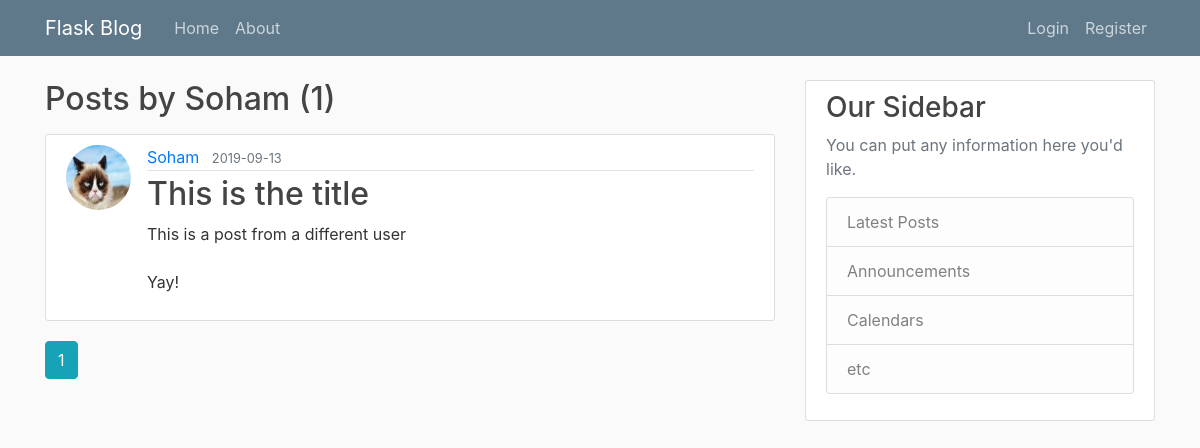
/user/Soham, run on an earlier commit of the app's database.
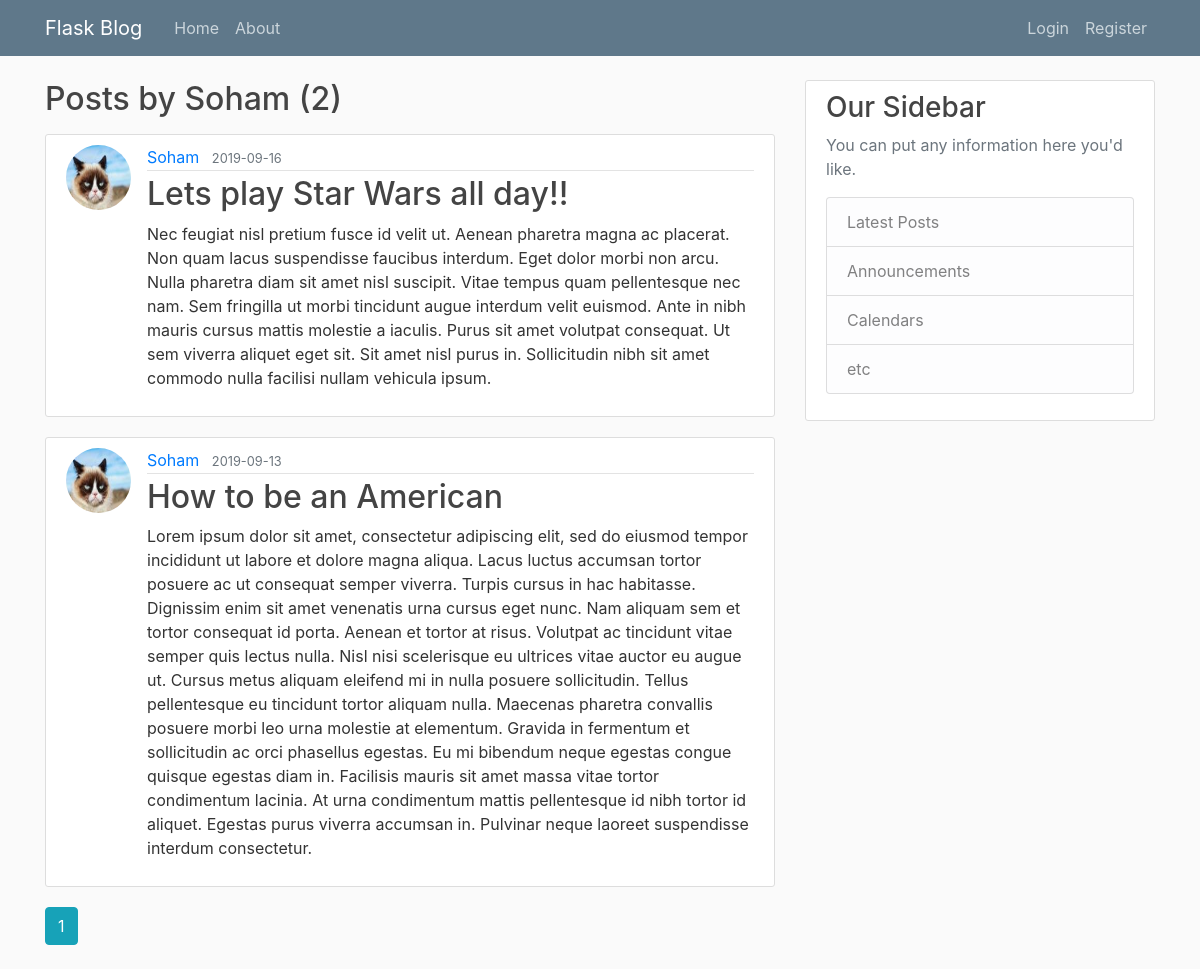
And on a later commit of the database.
### flaskblog/models.py (models this page shows, shortened)
class User(db.Model, UserMixin):
    id = db.Column(db.Integer, primary_key=True)
    username = db.Column(db.String(20), unique=True, nullable=False)
    email = db.Column(db.String(120), unique=True, nullable=False)
    image_file = db.Column(db.String(20), nullable=False, default='default.jpg')
    password = db.Column(db.String(60), nullable=False)
    posts = db.relationship('Post', backref='author', lazy=True)

class Post(db.Model):
    id = db.Column(db.Integer, primary_key=True)
    title = db.Column(db.String(100), nullable=False)
    date_posted = db.Column(db.DateTime, nullable=False, default=datetime.utcnow)
    content = db.Column(db.Text, nullable=False)
    user_id = db.Column(db.Integer, db.ForeignKey('user.id'), nullable=False)

### flaskblog/routes.py (the view)
@app.route('/user/<string:username>')
def user_posts(username):
    page = request.args.get('page', 1, type=int)
    user = User.query.filter_by(username=username).first_or_404()
    posts = Post.query.filter_by(author=user)\
                .order_by(Post.date_posted.desc())\
                .paginate(page=page, per_page=5)
    return render_template('user_posts.html', posts=posts, user=user)

### flaskblog/templates/user_posts.html (shortened to what this page needs)
{% extends "layout.html" %}
{% block content %}
    <h2 class="mb-3">Posts by {{ user.username }} ({{ posts.total }})</h2>
    {% for post in posts.items %}
        <article class="media content-section">
            <img class="rounded-circle article-img" src="{{ url_for('static', filename='profile_pics/' + post.author.image_file) }}">
          <div class="media-body">
            <div class="article-metadata">
              <a class="mr-2" href="{{ url_for('user_posts', username=post.author.username) }}">{{ post.author.username }}</a>
              <small class="text-muted">{{ post.date_posted.strftime('%Y-%m-%d') }}</small>
            </div>
            <h2><a class="article-title" href="{{ url_for('post', post_id=post.id) }}">{{ post.title }}</a></h2>
            <p class="article-content">{{ post.content }}</p>
          </div>
        </article>
    {% endfor %}
    {% for page_num in posts.iter_pages(left_edge=1, right_edge=1, left_current=1, right_current=2) %}
        {% if page_num %}
            {% if posts.page == page_num %}
                <a href="{{ url_for('user_posts', username=user.username, page=page_num) }}" class="btn btn-info mb-4">{{ page_num }}</a>
            {% else %}
                <a href="{{ url_for('user_posts', username=user.username, page=page_num) }}" class="btn btn-outline-info mb-4">{{ page_num }}</a>
            {% endif %}
        {% endif %}
    {% endfor %}
{% endblock content %}

### flaskblog/templates/layout.html (shortened to what this page needs)
<!DOCTYPE html>
<html lang="en">
<head>
    <link rel="stylesheet" href="https://stackpath.bootstrapcdn.com/bootstrap/4.3.1/css/bootstrap.min.css">
    <link rel="stylesheet" type="text/css" href="{{ url_for('static', filename='main.css') }}">
</head>
<body>
    <header class="site-header">
      <nav class="navbar navbar-expand-md navbar-dark bg-steel fixed-top">
        <div class="container">
          <a class="navbar-brand mr-4" href="/">Flask Blog</a>
          <div class="collapse navbar-collapse" id="navbarToggle">
            <div class="navbar-nav mr-auto">
              <a class="nav-item nav-link" href="{{ url_for('home') }}">Home</a>
              <a class="nav-item nav-link" href="{{ url_for('about') }}">About</a>
            </div>
            <div class="navbar-nav">
              {% if current_user.is_authenticated %}
                <a class="nav-item nav-link" href="{{ url_for('new_post') }}">New Post</a>
                <a class="nav-item nav-link" href="{{ url_for('account') }}">Account</a>
                <a class="nav-item nav-link" href="{{ url_for('logout') }}">Logout</a>
              {% else %}
                <a class="nav-item nav-link" href="{{ url_for('login') }}">Login</a>
                <a class="nav-item nav-link" href="{{ url_for('register') }}">Register</a>
              {% endif %}
            </div>
          </div>
        </div>
      </nav>
    </header>
    <main role="main" class="container">
      <div class="row">
        <div class="col-md-8">
            {% block content %}{% endblock %}
        </div>
        <div class="col-md-4">
          <div class="content-section">
            <h3>Our Sidebar</h3>
            <p class='text-muted'>You can put any information here you'd like.
              <ul class="list-group">
                <li class="list-group-item list-group-item-light">Latest Posts</li>
                <li class="list-group-item list-group-item-light">Announcements</li>
                <li class="list-group-item list-group-item-light">Calendars</li>
                <li class="list-group-item list-group-item-light">etc</li>
              </ul>
            </p>
          </div>
        </div>
      </div>
    </main>
</body>
</html>

### flaskblog/static/main.css (style rules this page uses)
body { background: #fafafa; color: #333333; margin-top: 5rem; }
h1, h2, h3, h4, h5, h6 { color: #444444; }
.bg-steel { background-color: #5f788a; }
.site-header .navbar-nav .nav-link { color: #cbd5db; }
.content-section { background: #ffffff; padding: 10px 20px; border: 1px solid #dddddd; border-radius: 3px; margin-bottom: 20px; }
.article-title { color: #444444; }
.article-content { white-space: pre-line; }
.article-img { height: 65px; width: 65px; margin-right: 16px; }
.article-metadata { padding-bottom: 1px; margin-bottom: 4px; border-bottom: 1px solid #e3e3e3 }

What changed in the data, as far as the page shows it:
added Post: image_file (picture), author.username "Soham", date_posted "2019-09-16", title "Lets play Star Wars all day!!", content "Nec feugiat nisl pretium fusce id velit ut. Aenean pharetra magna ac placerat. Non quam lacus suspendisse faucibus interdum. Eget dolor morbi non arcu. Nulla pharetra diam sit amet nisl suscipit. Vitae tempus quam pellentesque nec nam. Sem fringilla ut morbi tincidunt augue interdum velit euismod. Ante in nibh mauris cursus mattis molestie a iaculis. Purus sit amet volutpat consequat. Ut sem viverra aliquet eget sit. Sit amet nisl purus in. Sollicitudin nibh sit amet commodo nulla facilisi nullam vehicula ipsum."
changed Post: title "This is the title" → "How to be an American"; content "This is a post from a different user Yay!" → "Lorem ipsum dolor sit amet, consectetur adipiscing elit, sed do eiusmod tempor incididunt ut labore et dolore magna aliqua. Lacus luctus accumsan tortor posuere ac ut consequat semper viverra. Turpis cursus in hac habitasse. Dignissim enim sit amet venenatis urna cursus eget nunc. Nam aliquam sem et tortor consequat id porta. Aenean et tortor at risus. Volutpat ac tincidunt vitae semper quis lectus nulla. Nisl nisi scelerisque eu ultrices vitae auctor eu augue ut. Cursus metus aliquam eleifend mi in nulla posuere sollicitudin. Tellus pellentesque eu tincidunt tortor aliquam nulla. Maecenas pharetra convallis posuere morbi leo urna molestie at elementum. Gravida in fermentum et sollicitudin…"
Also different on the page:
{{ posts.total }}: "1" → "2"
